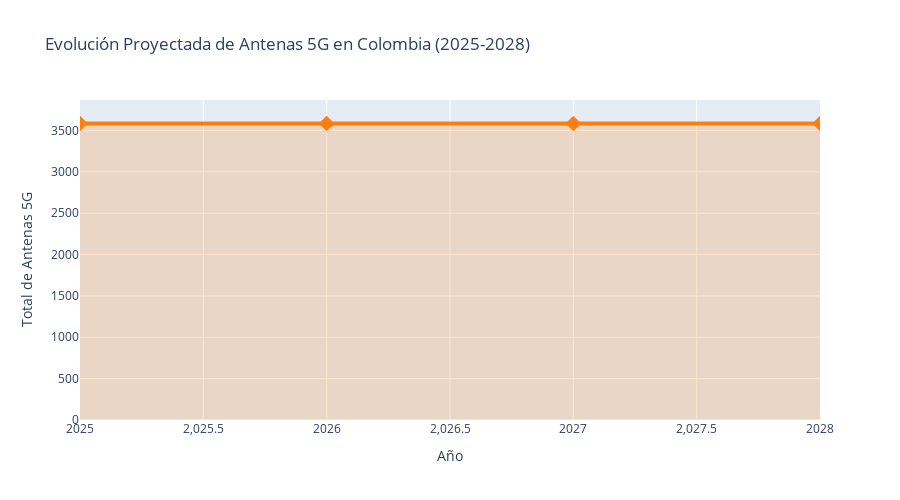

Notebook cell for this chart:
### Code cell
# Visualización 2: Evolución de antenas por año (agregado nacional)
evolucion_antenas = df_pred_5g_municipio_sorted.groupby('AÑO')['Antenas_5G_Predicho'].sum().reset_index()

fig = go.Figure()

fig.add_trace(go.Scatter(
    x=evolucion_antenas['AÑO'],
    y=evolucion_antenas['Antenas_5G_Predicho'],
    mode='lines+markers',
    name='Total Antenas 5G',
    line=dict(color='#ff7f0e', width=4),
    marker=dict(size=12, symbol='diamond'),
    fill='tozeroy',
    fillcolor='rgba(255, 127, 14, 0.2)'
))

fig.update_layout(
    title='Evolución Proyectada de Antenas 5G en Colombia (2025-2028)',
    xaxis_title='Año',
    yaxis_title='Total de Antenas 5G',
    height=500,
    hovermode='x unified'
)

fig.write_html('graficos/evolucion_antenas_5g_nacional.html')
fig.show()

print("\nEvolución de antenas por año:")
for _, row in evolucion_antenas.iterrows():
    print(f"  {int(row['AÑO'])}: {int(row['Antenas_5G_Predicho']):,} antenas")

### Figure 1 — Plotly figure (JSON) as saved in the notebook; plotly's stock layout.template omitted (floating-point values rounded to 4 significant figures)
{"data": [{"fill": "tozeroy", "fillcolor": "rgba(255, 127, 14, 0.2)", "line": {"color": "#ff7f0e", "width": 4}, "marker": {"size": 12, "symbol": "diamond"}, "mode": "lines+markers", "name": "Total Antenas 5G", "type": "scatter", "x": [2025, 2026, 2027, 2028], "y": [3584, 3584, 3584, 3584]}], "layout": {"height": 500, "hovermode": "x unified", "title": {"text": "Evolución Proyectada de Antenas 5G en Colombia (2025-2028)"}, "xaxis": {"title": {"text": "Año"}}, "yaxis": {"title": {"text": "Total de Antenas 5G"}}}}
